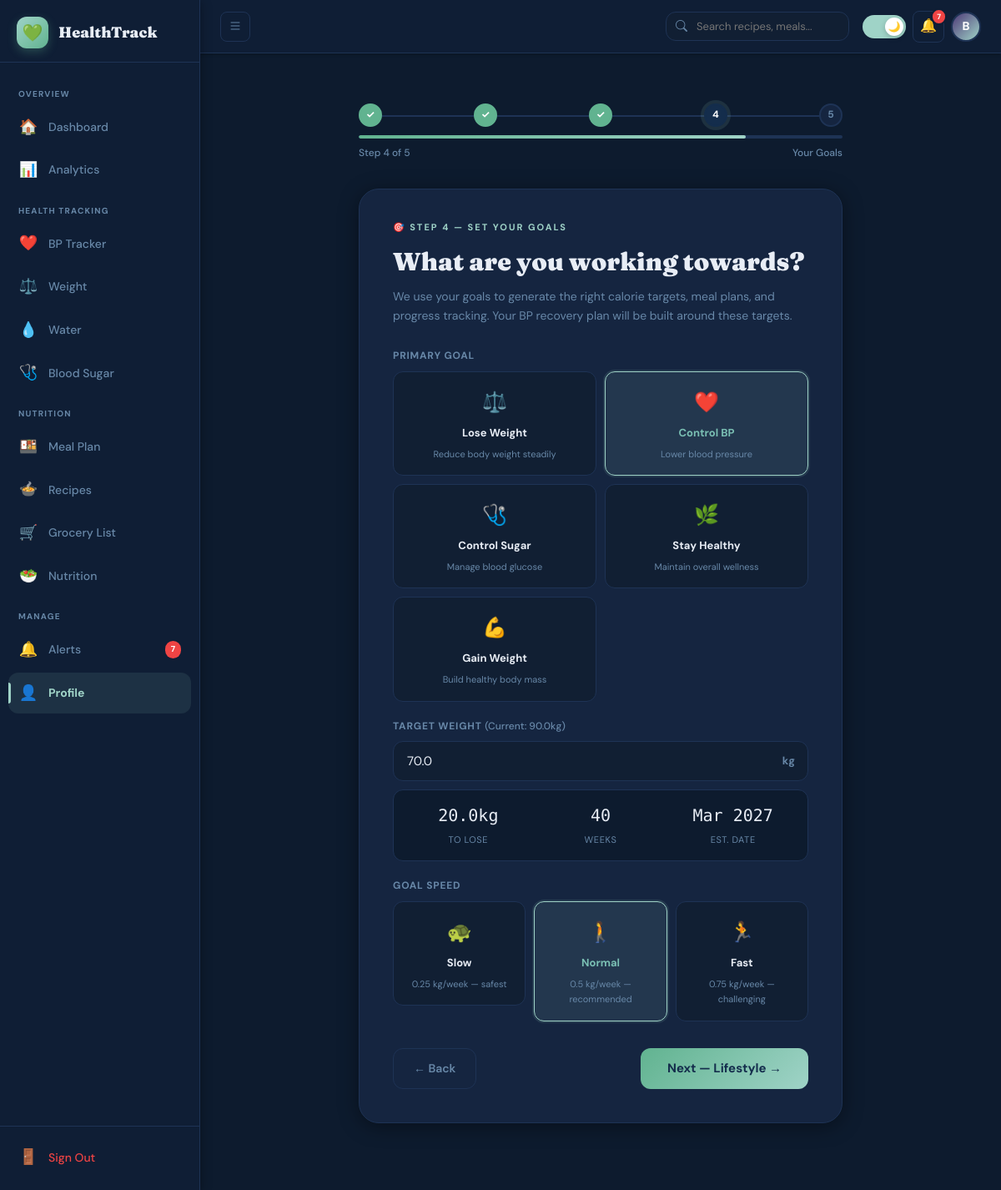
Page /profile/onboarding/step4 (signed in) on the committed database.
### models.py (models this page shows, shortened)
class User(UserMixin, db.Model):
    __tablename__ = "users"
    id              = db.Column(db.Integer, primary_key=True)
    name            = db.Column(db.String(120), nullable=False)
    email           = db.Column(db.String(180), unique=True, nullable=False, index=True)
    password_hash   = db.Column(db.String(255), nullable=False)
    is_active       = db.Column(db.Boolean, default=True)
    is_verified     = db.Column(db.Boolean, default=False)
    onboarding_done = db.Column(db.Boolean, default=False)
    dark_mode       = db.Column(db.Boolean, default=False)
    created_at      = db.Column(db.DateTime, default=datetime.utcnow)
    last_login      = db.Column(db.DateTime, nullable=True)
    last_updated    = db.Column(db.DateTime, default=datetime.utcnow, onupdate=datetime.utcnow)
    health_profile  = db.relationship("UserHealthProfile", backref="user", uselist=False, cascade="all, delete-orphan")
    conditions      = db.relationship("UserCondition",     backref="user", cascade="all, delete-orphan")
    goals           = db.relationship("UserGoal",          backref="user", uselist=False, cascade="all, delete-orphan")
    health_metrics  = db.relationship("HealthMetric",      backref="user", cascade="all, delete-orphan", lazy="dynamic")
    meal_plans      = db.relationship("MealPlan",          backref="user", cascade="all, delete-orphan", lazy="dynamic")
    favorites       = db.relationship("Favorite",          backref="user", cascade="all, delete-orphan")
    grocery_items   = db.relationship("GroceryItem",       backref="user", cascade="all, delete-orphan", lazy="dynamic")
    alerts          = db.relationship("Alert",             backref="user", cascade="all, delete-orphan", lazy="dynamic")
    medicines       = db.relationship("Medicine",          backref="user", cascade="all, delete-orphan")
    nutrition_logs  = db.relationship("NutritionDailyLog", backref="user", cascade="all, delete-orphan", lazy="dynamic")
    weekly_insights = db.relationship("WeeklyInsight",     backref="user", cascade="all, delete-orphan", lazy="dynamic")
    @property
    def condition_names(self):
        return [uc.condition.name for uc in self.conditions]

class UserHealthProfile(db.Model):
    __tablename__ = "user_health_profiles"
    id                  = db.Column(db.Integer, primary_key=True)
    user_id             = db.Column(db.Integer, db.ForeignKey("users.id"), unique=True, nullable=False)
    gender              = db.Column(db.String(20), nullable=True)   # male / female / other
    date_of_birth       = db.Column(db.Date, nullable=True)
    height_cm           = db.Column(db.Float, nullable=True)
    current_weight_kg   = db.Column(db.Float, nullable=True)
    activity_level      = db.Column(db.String(30), default="sedentary")
    diet_preference     = db.Column(db.String(30), default="vegetarian")
    onboarding_step     = db.Column(db.Integer, default=1)
    created_at          = db.Column(db.DateTime, default=datetime.utcnow)
    updated_at          = db.Column(db.DateTime, default=datetime.utcnow, onupdate=datetime.utcnow)

class UserGoal(db.Model):
    __tablename__ = "user_goals"
    id                  = db.Column(db.Integer, primary_key=True)
    user_id             = db.Column(db.Integer, db.ForeignKey("users.id"), unique=True, nullable=False)
    target_weight_kg    = db.Column(db.Float, nullable=True)
    start_weight_kg     = db.Column(db.Float, nullable=True)
    goal_speed          = db.Column(db.String(20), default="normal")    # slow / normal / fast
    target_calories     = db.Column(db.Integer, nullable=True)
    target_protein_g    = db.Column(db.Integer, nullable=True)
    target_water_litres = db.Column(db.Float, default=2.5)
    target_steps        = db.Column(db.Integer, default=8000)
    target_bp_systolic  = db.Column(db.Integer, default=130)
    target_bp_diastolic = db.Column(db.Integer, default=80)
    target_fasting_sugar = db.Column(db.Float, nullable=True)
    primary_goal        = db.Column(db.String(50), default="healthy_lifestyle")
    goal_start_date     = db.Column(db.Date, default=date.today)
    goal_review_date    = db.Column(db.Date, nullable=True)
    created_at          = db.Column(db.DateTime, default=datetime.utcnow)
    updated_at          = db.Column(db.DateTime, default=datetime.utcnow, onupdate=datetime.utcnow)

### routes/profile_routes.py (the view, shortened to what this page needs)
@profile_bp.route("/onboarding/step4", methods=["GET", "POST"])
@login_required
def onboarding_step4():
    g = current_user.goals
    p = current_user.health_profile
    return render_template(
        "auth/onboarding/step4.html",
        current_weight=p.current_weight_kg if p else "",
        target_weight=g.target_weight_kg if g else "",
        goal_speed=g.goal_speed if g else "normal",
        primary_goal=g.primary_goal if g else "healthy_lifestyle",
        conditions=current_user.condition_names
    )

### templates/auth/onboarding/step4.html (shortened to what this page needs)
{% extends "base.html" %}
{% block content %}
<div class="onboard-wrap">
  <div class="onboard-box">
    <div class="ob-progress-wrap">
      <div class="ob-progress-steps">
        <div class="ob-step-dot done">✓</div>
        <div class="ob-step-dot done">✓</div>
        <div class="ob-step-dot done">✓</div>
        <div class="ob-step-dot active">4</div>
        <div class="ob-step-dot">5</div>
      </div>
      <div class="ob-progress-bar"><div class="ob-progress-fill" style="width:80%"></div></div>
      <div class="ob-progress-label"><span>Step 4 of 5</span><span>Your Goals</span></div>
    </div>
    <div class="ob-card">
      <div class="ob-step-label">🎯 Step 4 — Set Your Goals</div>
      <h2 class="ob-title">What are you working towards?</h2>
      <p class="ob-subtitle">
        We use your goals to generate the right calorie targets, meal plans, and progress tracking.
        {% if 'High Blood Pressure' in conditions %}
        Your BP recovery plan will be built around these targets.
        {% endif %}
      </p>
      <form method="POST" action="{{ url_for('profile.onboarding_step4') }}">
        <div class="ob-form-group">
          <label class="ob-label">Primary Goal</label>
          <div class="option-grid cols2">
            {% set goals_list = [
              ('weight_loss',      '⚖️', 'Lose Weight',      'Reduce body weight steadily'),
              ('control_bp',       '❤️', 'Control BP',        'Lower blood pressure'),
              ('control_sugar',    '🩺', 'Control Sugar',     'Manage blood glucose'),
              ('healthy_lifestyle','🌿', 'Stay Healthy',      'Maintain overall wellness'),
              ('weight_gain',      '💪', 'Gain Weight',       'Build healthy body mass'),
            ] %}
            {% for val, icon, title, desc in goals_list %}
            <label class="opt-option">
              <div class="opt-btn">
                <span class="opt-icon">{{ icon }}</span>
                <span class="opt-title">{{ title }}</span>
                <span class="opt-desc">{{ desc }}</span>
              </div>
            </label>
            {% endfor %}
          </div>
        </div>
        <div class="ob-form-group">
          <label class="ob-label" for="target_weight">
            Target Weight
            {% if current_weight %}
              <span style="font-weight:500;text-transform:none;letter-spacing:0;">(Current: {{ current_weight }}kg)</span>
            {% endif %}
          </label>
          <div class="input-with-unit">
            <input type="number" id="target_weight" name="target_weight"
                   class="ob-input" placeholder="e.g. 70"
                   value="{{ target_weight or '' }}"
                   min="20" max="300" step="0.5"
                   style="padding-right:44px;"
                   oninput="updateWeightPreview()">
            <span class="input-unit">kg</span>
          </div>
          <div class="weight-preview" id="weightPreview">
            <div class="weight-stat">
              <span class="weight-stat-val" id="wpDiff">—</span>
              <span class="weight-stat-lbl">To Lose</span>
            </div>
            <div class="weight-stat">
              <span class="weight-stat-val" id="wpWeeks">—</span>
              <span class="weight-stat-lbl">Weeks</span>
            </div>
            <div class="weight-stat">
              <span class="weight-stat-val" id="wpDate">—</span>
              <span class="weight-stat-lbl">Est. Date</span>
            </div>
          </div>
        </div>
        <div class="ob-form-group">
          <label class="ob-label">Goal Speed</label>
          <div class="option-grid cols3">
            {% set speeds = [
              ('slow',   '🐢', 'Slow',   '0.25 kg/week — safest'),
              ('normal', '🚶', 'Normal', '0.5 kg/week — recommended'),
              ('fast',   '🏃', 'Fast',   '0.75 kg/week — challenging'),
            ] %}
            {% for val, icon, title, desc in speeds %}
            <label class="opt-option">
              <div class="opt-btn">
                <span class="opt-icon">{{ icon }}</span>
                <span class="opt-title">{{ title }}</span>
                <span class="opt-desc">{{ desc }}</span>
              </div>
            </label>
            {% endfor %}
          </div>
        </div>
        <div class="ob-nav">
          <a href="{{ url_for('profile.onboarding_step3') }}" class="ob-btn-back">← Back</a>
          <button type="submit" class="ob-btn-next">Next — Lifestyle →</button>
        </div>
      </form>
    </div>
  </div>
</div>
{% endblock %}

### templates/base.html (shortened to what this page needs)
<!DOCTYPE html>
<html lang="en" data-theme="{{ 'dark' if current_user.is_authenticated and current_user.dark_mode else 'light' }}">
<head>
  <link rel="stylesheet" href="https://cdn.jsdelivr.net/npm/bootstrap-icons@1.11.3/font/bootstrap-icons.min.css">
</head>
<body>
{% if current_user.is_authenticated %}
<div class="app-layout">
  <aside class="sidebar" id="sidebar">
    <div class="sidebar-logo">
      <div class="sidebar-logo-icon">💚</div>
      <span class="sidebar-logo-text">HealthTrack</span>
    </div>
    <nav class="sidebar-nav">
      <div class="nav-section-label">Overview</div>
      <a href="{{ url_for('main.dashboard') }}" class="nav-item {% if request.endpoint and 'main.dashboard' in request.endpoint %}active{% endif %}">
        <span class="nav-item-icon">🏠</span>
        <span class="nav-item-text">Dashboard</span>
      </a>
      <a href="{{ url_for('analytics.index') }}" class="nav-item {% if request.endpoint and 'analytics' in request.endpoint %}active{% endif %}">
        <span class="nav-item-icon">📊</span>
        <span class="nav-item-text">Analytics</span>
      </a>
      <div class="nav-section-label">Health Tracking</div>
      <a href="{{ url_for('bp.tracker') }}" class="nav-item {% if request.endpoint and 'bp.' in request.endpoint %}active{% endif %}">
        <span class="nav-item-icon">❤️</span>
        <span class="nav-item-text">BP Tracker</span>
      </a>
      <a href="{{ url_for('tracker.weight') }}" class="nav-item {% if request.endpoint and 'tracker.weight' in request.endpoint %}active{% endif %}">
        <span class="nav-item-icon">⚖️</span>
        <span class="nav-item-text">Weight</span>
      </a>
      <a href="{{ url_for('tracker.water') }}" class="nav-item {% if request.endpoint and 'tracker.water' in request.endpoint %}active{% endif %}">
        <span class="nav-item-icon">💧</span>
        <span class="nav-item-text">Water</span>
      </a>
      <a href="{{ url_for('tracker.sugar') }}" class="nav-item {% if request.endpoint and 'tracker.sugar' in request.endpoint %}active{% endif %}">
        <span class="nav-item-icon">🩺</span>
        <span class="nav-item-text">Blood Sugar</span>
      </a>
      <div class="nav-section-label">Nutrition</div>
      <a href="{{ url_for('meal.meals') }}" class="nav-item {% if request.endpoint and 'meal.' in request.endpoint %}active{% endif %}">
        <span class="nav-item-icon">🍱</span>
        <span class="nav-item-text">Meal Plan</span>
      </a>
      <a href="{{ url_for('meal.recipes') }}" class="nav-item {% if request.endpoint and request.endpoint == 'meal.recipes' %}active{% endif %}">
        <span class="nav-item-icon">🍲</span>
        <span class="nav-item-text">Recipes</span>
      </a>
      <a href="{{ url_for('meal.grocery_list') }}" class="nav-item {% if request.endpoint and request.endpoint == 'meal.grocery_list' %}active{% endif %}">
        <span class="nav-item-icon">🛒</span>
        <span class="nav-item-text">Grocery List</span>
      </a>
      <a href="{{ url_for('nutrition.dashboard') }}" class="nav-item {% if request.endpoint and 'nutrition.' in request.endpoint %}active{% endif %}">
        <span class="nav-item-icon">🥗</span>
        <span class="nav-item-text">Nutrition</span>
      </a>
      <div class="nav-section-label">Manage</div>
      <a href="{{ url_for('alert.index') }}" class="nav-item {% if request.endpoint and 'alert.' in request.endpoint %}active{% endif %}">
        <span class="nav-item-icon">🔔</span>
        <span class="nav-item-text">Alerts</span>
        {% if unread_alerts is defined and unread_alerts > 0 %}
          <span class="nav-badge">{{ unread_alerts }}</span>
        {% endif %}
      </a>
      <a href="{{ url_for('profile.index') }}" class="nav-item {% if request.endpoint and 'profile.' in request.endpoint %}active{% endif %}">
        <span class="nav-item-icon">👤</span>
        <span class="nav-item-text">Profile</span>
      </a>
    </nav>
    <div class="sidebar-footer">
      <a href="{{ url_for('auth.logout') }}" class="nav-item" style="color: #ef4444;">
        <span class="nav-item-icon">🚪</span>
        <span class="nav-item-text">Sign Out</span>
      </a>
    </div>
  </aside>
  <div class="main-wrapper">
    <nav class="navbar">
      <button class="navbar-toggle" id="sidebarToggle" onclick="toggleSidebar()" aria-label="Toggle sidebar">
        <i class="bi bi-list"></i>
      </button>
      <div class="navbar-search">
        <input type="text" class="navbar-search-input" placeholder="Search recipes, meals..." id="globalSearch">
      </div>
      <div class="navbar-actions">
        <button class="dark-toggle {% if current_user.dark_mode %}on{% endif %}" id="darkToggle" onclick="toggleDarkMode()" aria-label="Toggle dark mode" title="Toggle dark mode">
          <div class="dark-toggle-thumb">
            {% if current_user.dark_mode %}🌙{% else %}☀️{% endif %}
          </div>
        </button>
        <a href="{{ url_for('alert.index') }}" class="navbar-icon-btn" title="Alerts">
          🔔
          {% if unread_alerts is defined and unread_alerts > 0 %}
            <span class="notif-badge">{{ unread_alerts }}</span>
          {% endif %}
        </a>
        <a href="{{ url_for('profile.index') }}" class="navbar-avatar" title="Profile">
          {{ current_user.name[0].upper() if current_user.name else 'U' }}
        </a>
      </div>
    </nav>
    <main class="main-content">
      {% block content %}{% endblock %}
    </main>
  </div>
</div>
{% endif %}
</body>
</html>

### rows in the picture
User: name "B"
UserHealthProfile: current_weight_kg "90.0"
UserGoal: target_weight "70.0"

### other values in the picture
{{ unread_alerts }} "7"
{{ icon }} "⚖️" "❤️" "🩺" "🌿" "💪"
{{ title }} "Lose Weight" "Control BP" "Control Sugar" "Stay Healthy" "Gain Weight"
{{ desc }} "Reduce body weight steadily" "Lower blood pressure" "Manage blood glucose" "Maintain overall wellness" "Build healthy body mass"
{{ icon }} "🐢" "🚶" "🏃"
{{ title }} "Slow" "Normal" "Fast"
{{ desc }} "0.25 kg/week — safest" "0.5 kg/week — recommended" "0.75 kg/week — challenging"
